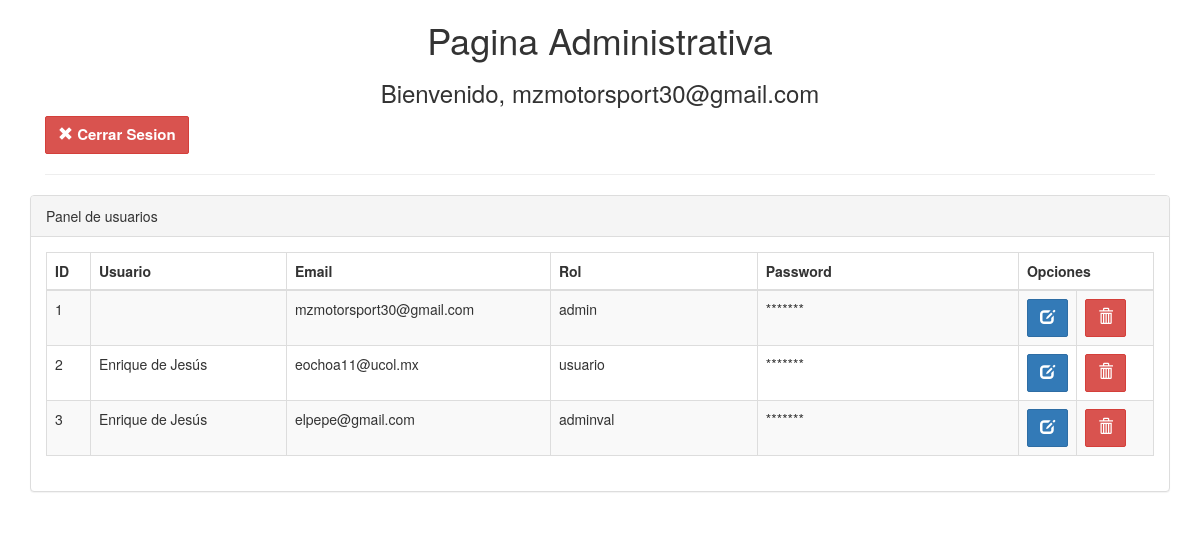
The app's page /admin/admin_portada.php (signed in), older data.
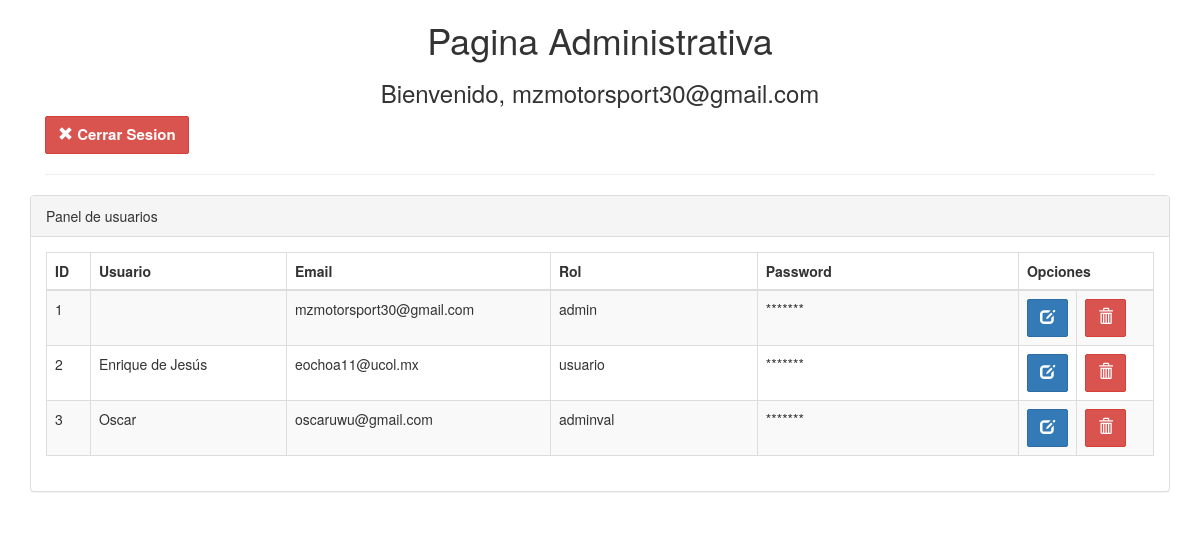
The same page, newer data.
### tables this page shows
CREATE TABLE `usuarios` (
  `id` int(11) NOT NULL,
  `username` varchar(40) NOT NULL,
  `nombre` varchar(50) NOT NULL,
  `apellidos` varchar(50) NOT NULL,
  `email` varchar(40) NOT NULL,
  `contacto` varchar(15) NOT NULL,
  `pwd` varchar(150) NOT NULL,
  `role` varchar(15) NOT NULL
);

### admin/admin_portada.php (the view, shortened to what this page needs)
<!DOCTYPE html>
<html>
<head>
<link rel="stylesheet" href="../bootstrap/css/bootstrap.min.css">
</head>
	<body>
	<div class="wrapper">
	<div class="container">
		<div class="col-lg-12">
			<center>
				<h1>Pagina Administrativa</h1>
				<h3>
				<?php
				if(isset($_SESSION['admin_login']))
				{
				?>
					Bienvenido,
				<?php
						echo $_SESSION['admin_login'];
				}
				?>
				</h3>
			</center>
			<a href="../cerrar_sesion.php"><button class="btn btn-danger text-left"><span class="glyphicon glyphicon-remove" aria-hidden="true"></span> Cerrar Sesion</button></a>
            <hr>
		</div>
		<br><br><br>
		<div class="row">
                <div class="col-lg-12">
                    <div class="panel panel-default">
                        <div class="panel-heading">
                            Panel de usuarios
                        </div>
                        <div class="panel-body">
                            <div class="table-responsive">
                                <table class="table table-striped table-bordered table-hover">
                                    <thead>
                                        <tr>
                                            <th width="4%">ID</th>
                                            <th width="18%">Usuario</th>
                                            <th width="24%">Email</th>
                                            <th width="19%">Rol</th>
                                            <th width="24%">Password</th>
											<th colspan="2">Opciones</th>
                                        </tr>
                                    </thead>
                                    <tbody>
									<?php
									require_once '../DBconect.php';
									$select_stmt=$db->prepare("SELECT id,nombre,email,role FROM usuarios");
									$select_stmt->execute();
									while($row=$select_stmt->fetch(PDO::FETCH_ASSOC))
									{
									?>
                                        <tr>
                                            <td><?php echo $row["id"]; ?></td>
                                            <td><?php echo $row["nombre"]; ?></td>
                                            <td><?php echo $row["email"]; ?></td>
                                            <td><?php echo $row["role"]; ?></td>
                                            <td>*******</td>
											<td width="4%"><button class="btn btn-primary"><span class="glyphicon glyphicon-edit" aria-hidden="true"></span></button></td>
											<td width="7%"><button class="btn btn-danger"><span class="glyphicon glyphicon-trash" aria-hidden="true"></span></button></td>
                                        </tr>
									<?php
									}
									?>
                                    </tbody>
                                </table>
                            </div>
                        </div>
                    </div>
                </div>
	</div>
	</div>
	</body>
</html>

Row changes from the older to the newer data that the page shows:
changed usuarios "adminval": nombre "Enrique de Jesús" → "Oscar"; email "elpepe@gmail.com" → "oscaruwu@gmail.com"
